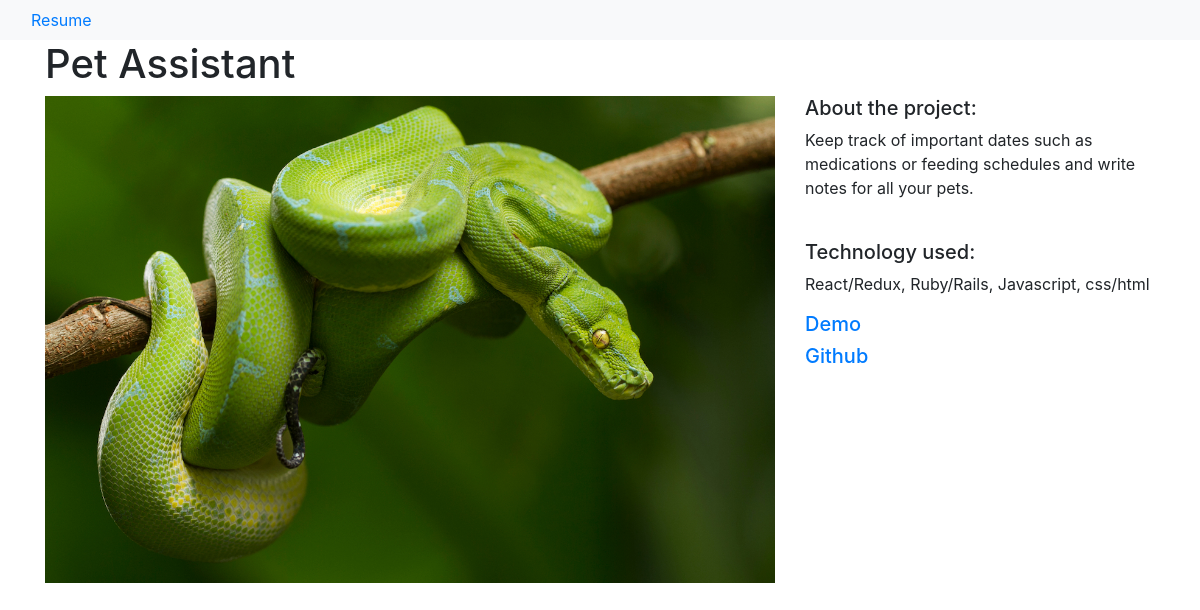
/projects/1/, run on the app's committed database.
### projects/models.py (models this page shows)
class Project(models.Model):
    title = models.CharField(max_length=100)
    description = models.TextField()
    technology = models.CharField(max_length=100)
    image = models.FilePathField(path="/img")
    demo = models.URLField()
    github = models.URLField()

### projects/views.py (the view)
# urls.py: path("<int:pk>/", views.project_detail, name="project_detail"),
def project_detail(request, pk):
    project = Project.objects.get(pk=pk)
    context = {
        'project': project
    }
    return render(request, 'project_detail.html', context)

### projects/templates/project_detail.html
{% extends "base.html" %}
{% load static %}
{% block page_content %}
<h1>{{ project.title }}</h1>
<div class="row">
    <div class="col-md-8">
        <img src="{% static project.image %}" alt="" width="100%">
    </div>
    <div class="col-md-4">
        <h5>About the project:</h5>
        <p>{{ project.description }}</p>
        <br>
        <h5>Technology used:</h5>
        <p>{{ project.technology }}</p>
        <h5><a href="{{project.demo}}">Demo</a></h5>
        <h5><a href="{{project.github}}">Github</a></h5>
    </div>
</div>
{% endblock %}

### data on the page
Project: title "Pet Assistant", image (picture), description "Keep track of important dates such as medications or feeding schedules and write notes for all your pets.", technology "React/Redux, Ruby/Rails, Javascript, css/html"
